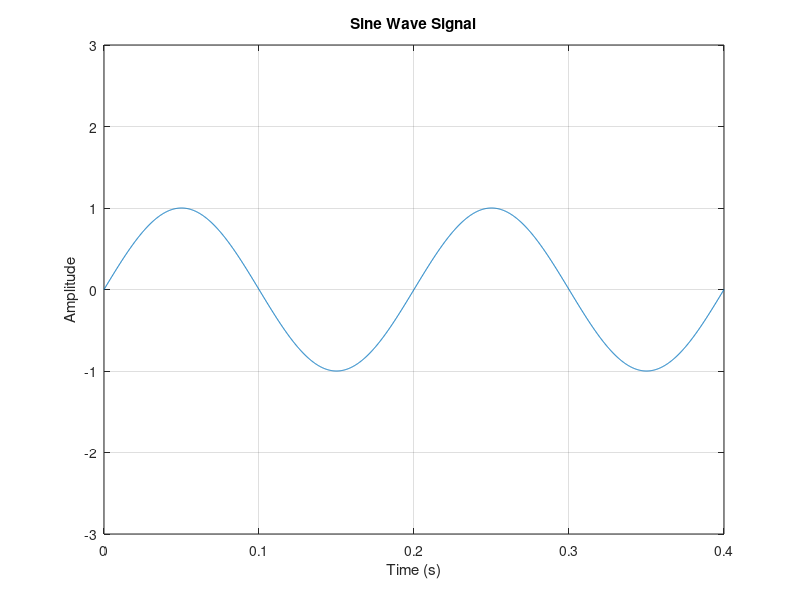
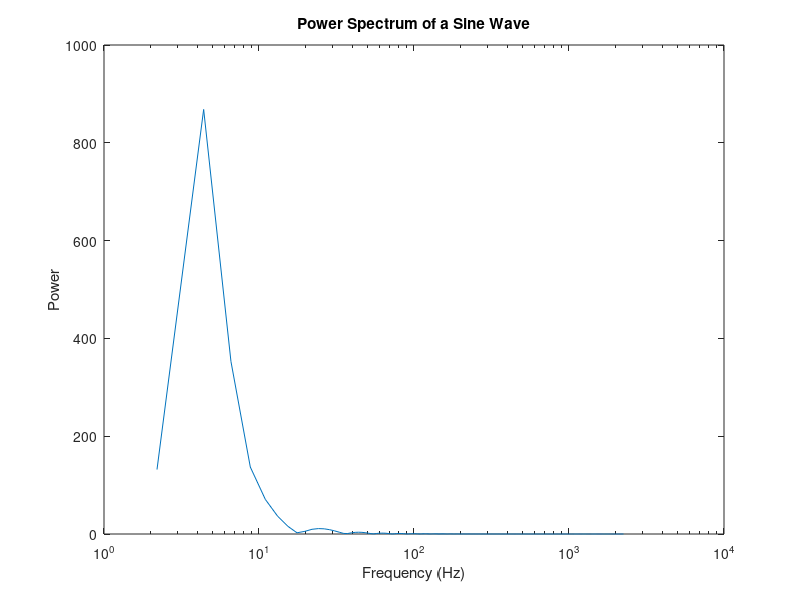

The MATLAB source for these figures, in order:
clc;
clf;
clear all;
close all;
%% Parameter initialization
fundFreq = input('\nEnter the Fundamental frequency (in Hz): '); % Fundamental frequency of Sine wave in Hz, say 500
nHar=input('\nEnter the number of harmonics: ');% say, 8
nfft = 2048; % Length of FFT
cycleIndex = 2;% Number of cycles to be considered for plotting
fHarIndex=5; % First harmonics is the fHarIndex times of the fundamental frequency
stepIndex=10; % The difference between two consecutive harmonics is stepIndex time fundamental frequency
%% Other Parameter calculation
fHar=(fHarIndex:stepIndex:(stepIndex*nHar-fHarIndex))*fundFreq;
Fs = 20*max(fHar); % Sampling frequency
t = 0:1/Fs:cycleIndex/fundFreq; % Time vector upto two cycles
%% Generation of Time domain Signal
x=sin(2*pi*fundFreq*t);
%for i=1:nHar
%x=x+sin(2*pi*fHar(i)*t); % Generation of the signal
%end
%% Frequency Domain Analysis also known as Spectrum Analysis
% Take fft, padding with zeros so that length(X) is equal to nfft
X = fft(x,nfft);
% FFT is symmetric, throw away second half
X = X(1:nfft/2);
% Take the magnitude of fft of x
mx = abs(X);
% Frequency vector
f = (0:nfft/2-1)*Fs/nfft;
%% Time Domain Plot
figure(1);
plot(t,x);
axis([0 cycleIndex/fundFreq min(x)-2 max(x)+2]);
grid on;
title('Sine Wave Signal');
xlabel('Time (s)');
ylabel('Amplitude');
%% Frequency Domain Plot
figure(2);
semilogx(f,mx);
%grid on
title('Power Spectrum of a Sine Wave');
xlabel('Frequency (Hz)');
ylabel('Power');
%% Display
fprintf('\nFundamental Frequency = %g Hz\n\n', fundFreq);
fprintf('Harmonics are(in Hz): ');disp(fHar);